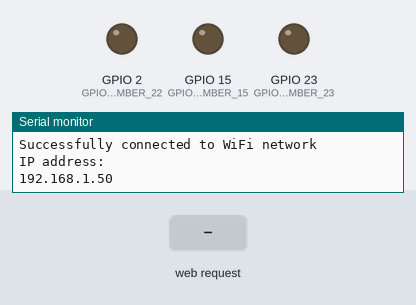
This sketch was run on a simulated ESP32. Shown: output pins drawn as LEDs (lit = HIGH), the last lines printed to the serial monitor. The test bench sets the inputs (shaded band). WiFi joins after 1.5 s; servers stay silent unless stated.

Above: at 3.2 s.
3.3 s: HTTP request GET /?LED0=ON received
At 4.3 s:
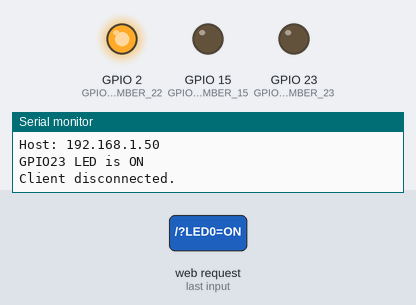
4.8 s: HTTP request GET /?LED1=ON received
At 5.4 s:
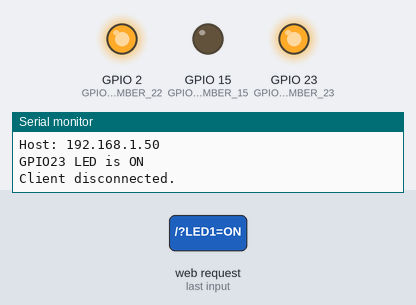
6.3 s: HTTP request GET /?LED0=OFF received
At 6.6 s:
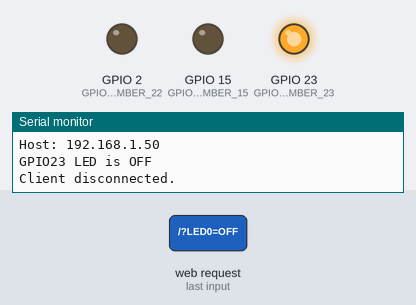
7.8 s: HTTP request GET /?LED2=ON received
At 8.9 s:
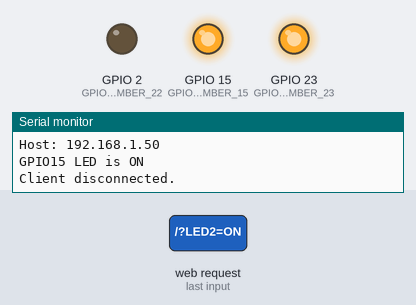
9.3 s: HTTP request GET /?LED1=OFF received
At 10.1 s:
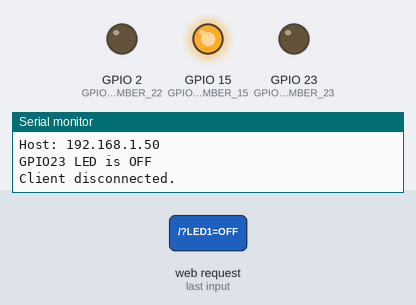
10.8 s: HTTP request GET /?LED2=OFF received
At 11.2 s:
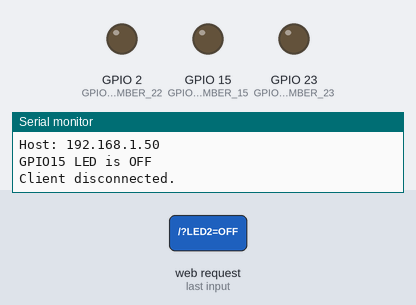
Timing chart, 0 to 13.3 s (numbered marks = the images above; inputs shaded):
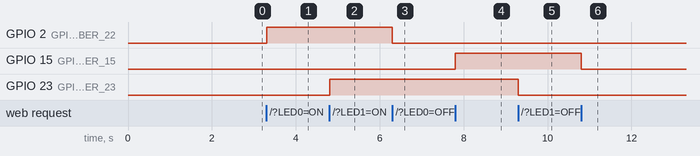

The sketch:

webledcontrol.ino
```cpp
/*
Author Dharmendra KUmar Yadav

*/
#include <WiFi.h>

#include "soc/soc.h"
#include "soc/rtc_cntl_reg.h"

const char* WIFI_NAME= "************"; // replace With Your SSID
const char* WIFI_PASSWORD = "**********"; //Replace With Your Password

WiFiServer server(80);

String header;

String LED_ONE_STATE = "off";
String LED_TWO_STATE = "off";
String LED_THREE_STATE = "off";


const int GPIO_PIN_NUMBER_22 = 2;
const int GPIO_PIN_NUMBER_23 = 23;
const int GPIO_PIN_NUMBER_15 = 15;


void setup() {
WRITE_PERI_REG(RTC_CNTL_BROWN_OUT_REG, 0);
Serial.begin(115200);
pinMode(GPIO_PIN_NUMBER_22, OUTPUT);
pinMode(GPIO_PIN_NUMBER_23, OUTPUT);
pinMode(GPIO_PIN_NUMBER_15, OUTPUT);

digitalWrite(GPIO_PIN_NUMBER_22, LOW);
digitalWrite(GPIO_PIN_NUMBER_23, LOW);
digitalWrite(GPIO_PIN_NUMBER_15, LOW);


Serial.print("Connecting to ");
Serial.println(WIFI_NAME);
WiFi.begin(WIFI_NAME, WIFI_PASSWORD);
while (WiFi.status() != WL_CONNECTED) {
delay(1000);
Serial.print("Trying to connect to Wifi Network");
}
Serial.println("");
Serial.println("Successfully connected to WiFi network");
Serial.println("IP address: ");
Serial.println(WiFi.localIP());
server.begin();
}

void loop(){
WiFiClient client = server.available();
if (client) {
Serial.println("New Client is requesting web page");
String current_data_line = "";
while (client.connected()) {
if (client.available()) {
char new_byte = client.read();
Serial.write(new_byte);
header += new_byte;
if (new_byte == '\n') {

if (current_data_line.length() == 0)
{

client.println("HTTP/1.1 200 OK");
client.println("Content-type:text/html");
client.println("Connection: close");
client.println();

if (header.indexOf("LED0=ON") != -1)
{
Serial.println("GPIO23 LED is ON");
LED_ONE_STATE = "on";
digitalWrite(GPIO_PIN_NUMBER_22, HIGH);
}
if (header.indexOf("LED0=OFF") != -1)
{
Serial.println("GPIO23 LED is OFF");
LED_ONE_STATE = "off";
digitalWrite(GPIO_PIN_NUMBER_22, LOW);
}
if (header.indexOf("LED1=ON") != -1)
{
Serial.println("GPIO23 LED is ON");
LED_TWO_STATE = "on";
digitalWrite(GPIO_PIN_NUMBER_23, HIGH);
}
if (header.indexOf("LED1=OFF") != -1)
{
Serial.println("GPIO23 LED is OFF");
LED_TWO_STATE = "off";
digitalWrite(GPIO_PIN_NUMBER_23, LOW);
}
if (header.indexOf("LED2=ON") != -1)
{
Serial.println("GPIO15 LED is ON");
LED_THREE_STATE = "on";
digitalWrite(GPIO_PIN_NUMBER_15, HIGH);
}
if(header.indexOf("LED2=OFF") != -1) {
Serial.println("GPIO15 LED is OFF");
LED_THREE_STATE = "off";
digitalWrite(GPIO_PIN_NUMBER_15, LOW);
}

client.println("<!DOCTYPE html><html>");
client.println("<head><meta name=\"viewport\" content=\"width=device-width, initial-scale=1\">");
client.println("<link rel=\"icon\" href=\"data:,\">");
client.println("<style>html { font-family: Helvetica; display: inline-block; margin: 0px auto; text-align: center;}");
client.println(".button { background-color: #4CAF50; border: 2px solid #4CAF50;; color: white; padding: 15px 32px; text-align: center; text-decoration: none; display: inline-block; font-size: 16px; margin: 4px 2px; cursor: pointer; }");
client.println("text-decoration: none; font-size: 30px; margin: 2px; cursor: pointer;}");
// Web Page Heading
client.println("</style></head>");
client.println("<body><center><h1>ESP32 Web server LED controlling example</h1></center>");
client.println("<center><h2>Web Server Example by Dharmendra Kumar Yadav </h2></center>" );
client.println("<center><h2>Press on button to turn on led and off button to turn off LED</h3></center>");
client.println("<form><center>");
client.println("<p> LED one is " + LED_ONE_STATE + "</p>");
// If the PIN_NUMBER_22State is off, it displays the ON button
client.println("<center> <button class=\"button\" name=\"LED0\" value=\"ON\" type=\"submit\">LED0 ON</button>") ;
client.println("<button class=\"button\" name=\"LED0\" value=\"OFF\" type=\"submit\">LED0 OFF</button><br><br>");
client.println("<p>LED two is " + LED_TWO_STATE + "</p>");
client.println("<button class=\"button\" name=\"LED1\" value=\"ON\" type=\"submit\">LED1 ON</button>");
client.println("<button class=\"button\" name=\"LED1\" value=\"OFF\" type=\"submit\">LED1 OFF</button> <br><br>");
client.println("<p>LED three is " + LED_THREE_STATE + "</p>");
client.println ("<button class=\"button\" name=\"LED2\" value=\"ON\" type=\"submit\">LED2 ON</button>");
client.println ("<button class=\"button\" name=\"LED2\" value=\"OFF\" type=\"submit\">LED2 OFF</button></center>");
client.println("</center></form></body></html>");
client.println();
break;
}
else
{
current_data_line = "";
}
}
else if (new_byte != '\r')
{
current_data_line += new_byte;
}
}
}
// Clear the header variable
header = "";
// Close the connection
client.stop();
Serial.println("Client disconnected.");
Serial.println("");
}
}
```

Measured:
- after the input at 3.3 s, GPIO 2 (GPIO_PIN_NUMBER_22): LOW → HIGH at once
- after the input at 4.8 s, GPIO 23 (GPIO_PIN_NUMBER_23): LOW → HIGH at once
- after the input at 6.3 s, GPIO 2 (GPIO_PIN_NUMBER_22): HIGH → LOW at once
- after the input at 7.8 s, GPIO 15 (GPIO_PIN_NUMBER_15): LOW → HIGH at once
- after the input at 9.3 s, GPIO 23 (GPIO_PIN_NUMBER_23): HIGH → LOW at once
- after the input at 10.8 s, GPIO 15 (GPIO_PIN_NUMBER_15): HIGH → LOW at once
